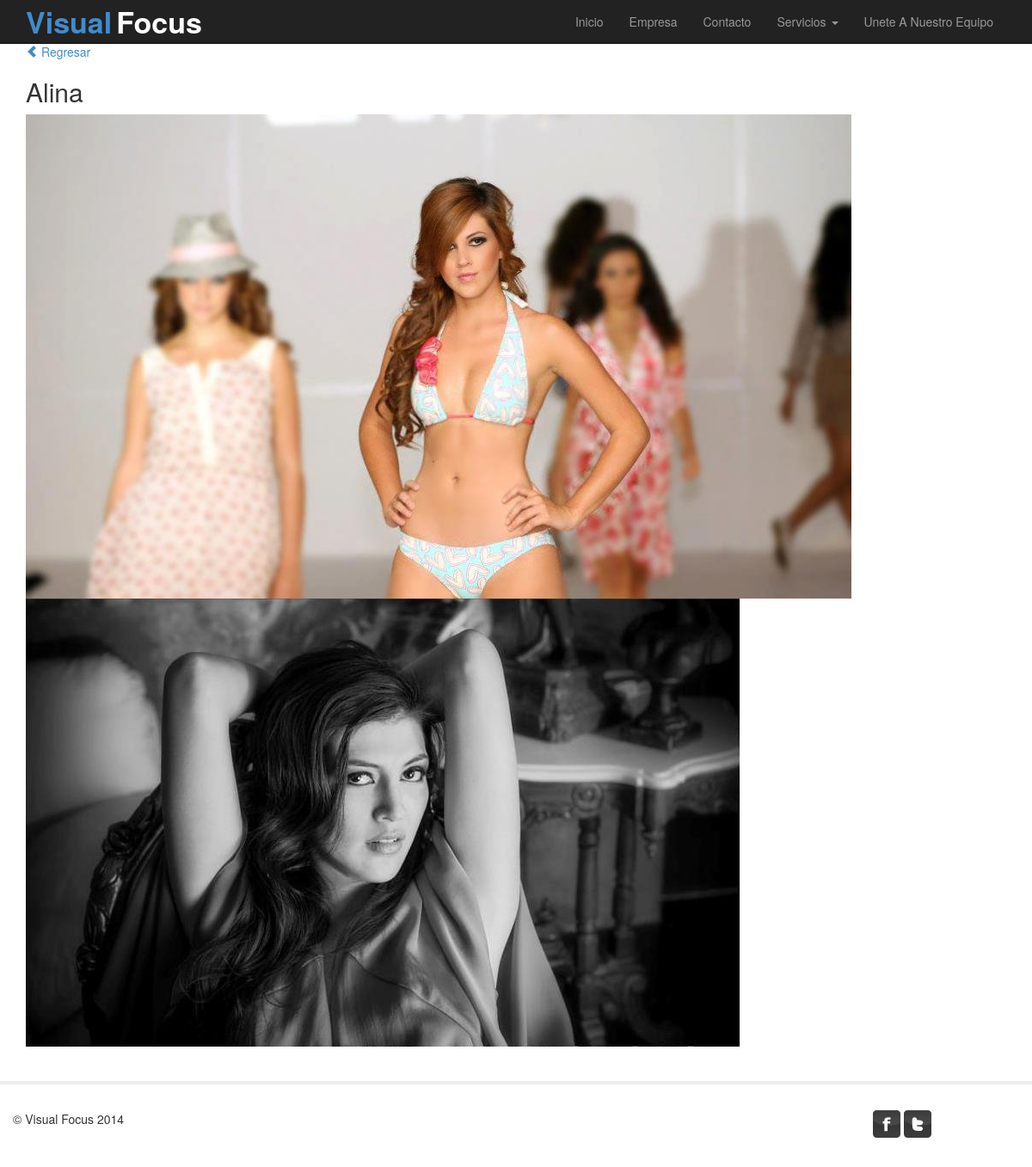
The page /servicios/modelo/11 on the database its author committed.
### tables this page shows
CREATE TABLE IF NOT EXISTS `modelos` (
  `id` int(11) NOT NULL AUTO_INCREMENT,
  `name` varchar(250) DEFAULT NULL,
  `img` varchar(200) DEFAULT NULL,
  `fotos` int(11) NOT NULL,
  PRIMARY KEY (`id`)
);

### application/controllers/servicios.php (called while the page is built, shortened)
<?php if ( ! defined('BASEPATH')) exit('No direct script access allowed');
class Servicios extends CI_Controller {
	function __construct() {
		$this -> load -> helper('url');
		$this->load->helper('html');
	}
	public function modelo($id)
	{
		$data['title'] = 'Visual Focus - Modelos-Edecanes';
		$this->load->model('Model_Servicios');
		$query=$this->Model_Servicios->modelo($id);
		$data['modelo'] = $query;
		$this->load->view('template/header', $data);
		$this->load->view('modeloview', $data);
		$this->load->view('template/footer');
	}
}

### index.php (called while the page is built, shortened)
<?php
require_once BASEPATH.'core/CodeIgniter.php';

### application/models/model_servicios.php (called while the page is built, shortened)
<?php
class Model_Servicios extends CI_Model
{
	public function modelo($id)
	{
		$query=$this->db->query('SELECT * FROM modelos where id ='.$id.'');
		return $query->result();
	}
}

### application/views/modeloview.php (the view)
<div class="container">
<p><a href="<?php echo base_url('servicios/modelos');?>"><span class="glyphicon glyphicon-chevron-left"></span> Regresar</a></p>
 <?php
foreach ($modelo as $row) {
	echo '<h2>'.$row->name.'</h2>';
	for ($i=1; $i <=$row->fotos; $i++) {
		echo '<img class="img-responsive" src="'.base_url("assets/img/modelos/".$row->img.$i.".jpg").'" alt="modelos">';
	}
}
  ?>
</div>

### assets/template.css (style rules this page uses)
body { padding-top: 50px; padding-bottom: 20px; }

### rows shown on the page
modelos: name "Alina", img (picture)

### other values the page prints
anchor('home', 'Inicio', 'title="Inicio"') "Inicio"
anchor('empresa', 'Empresa', 'title="Empresa"') "Empresa"
anchor('contacto', 'Contacto', 'title="Contacto"') "Contacto"
